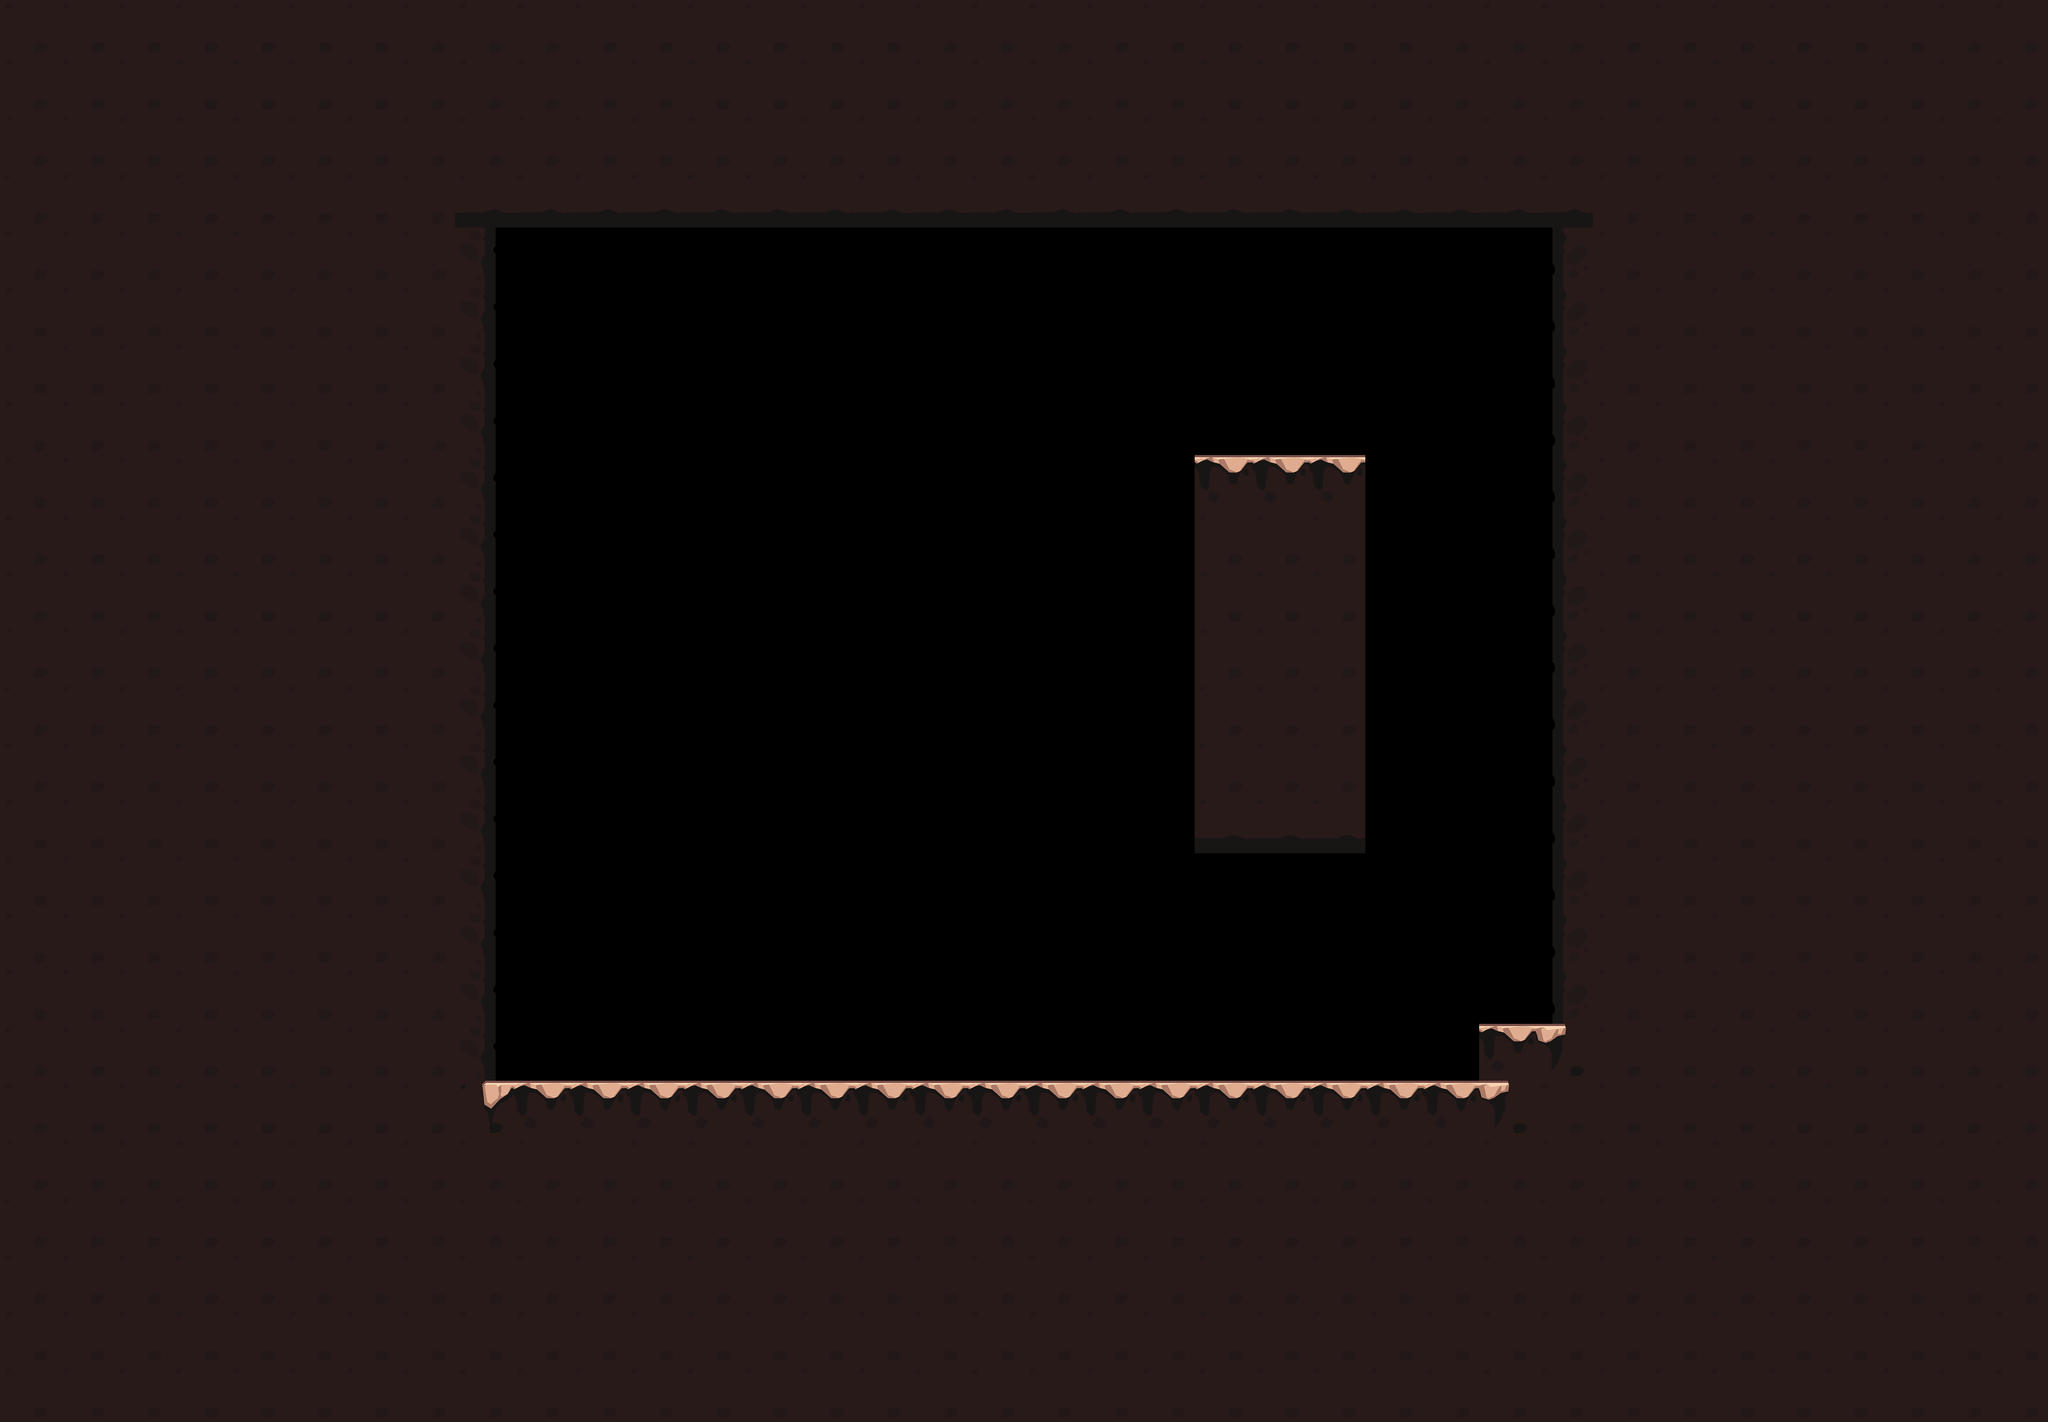

A level layout from a 2D game, rendered from its tile map. Below: a short description, then the map file with its tile-grid data intact:
An orthogonal 36x25 tile map with 128x128 px tiles, 1 tile layer (ground).

<map version="1.10" tiledversion="1.10.2" orientation="orthogonal" renderorder="right-down" width="36" height="25" tilewidth="128" tileheight="128" infinite="0" nextlayerid="5" nextobjectid="1">
 <tileset firstgid="1" name="tile underground" tilewidth="128" tileheight="128" tilecount="18" columns="0">
  <grid orientation="orthogonal" width="1" height="1" />
  <tile id="0">
   <image width="128" height="128" source="../tile/tile underground/tile-underground (1).png" />
  </tile>
  <tile id="1">
   <image width="128" height="128" source="../tile/tile underground/tile-underground (2).png" />
  </tile>
  <tile id="2">
   <image width="128" height="128" source="../tile/tile underground/tile-underground (3).png" />
  </tile>
  <tile id="3">
   <image width="128" height="128" source="../tile/tile underground/tile-underground (4).png" />
  </tile>
  <tile id="4">
   <image width="128" height="128" source="../tile/tile underground/tile-underground (5).png" />
  </tile>
  <tile id="5">
   <image width="128" height="128" source="../tile/tile underground/tile-underground (6).png" />
  </tile>
  <tile id="6">
   <image width="128" height="128" source="../tile/tile underground/tile-underground (7).png" />
  </tile>
  <tile id="7">
   <image width="128" height="128" source="../tile/tile underground/tile-underground (8).png" />
  </tile>
  <tile id="8">
   <image width="128" height="128" source="../tile/tile underground/tile-underground (9).png" />
  </tile>
  <tile id="9">
   <image width="128" height="128" source="../tile/tile underground/tile-underground (10).png" />
  </tile>
  <tile id="10">
   <image width="128" height="128" source="../tile/tile underground/tile-underground (11).png" />
  </tile>
  <tile id="11">
   <image width="128" height="128" source="../tile/tile underground/tile-underground (12).png" />
  </tile>
  <tile id="12">
   <image width="128" height="128" source="../tile/tile underground/tile-underground (13).png" />
  </tile>
  <tile id="13">
   <image width="128" height="128" source="../tile/tile underground/tile-underground (14).png" />
  </tile>
  <tile id="14">
   <image width="128" height="128" source="../tile/tile underground/tile-underground (15).png" />
  </tile>
  <tile id="15">
   <image width="128" height="128" source="../tile/tile underground/tile-underground (16).png" />
  </tile>
  <tile id="16">
   <image width="128" height="128" source="../tile/tile underground/tile-underground (17).png" />
  </tile>
  <tile id="17">
   <image width="128" height="128" source="../tile/tile underground/tile-underground (18).png" />
  </tile>
 </tileset>
 <layer id="4" name="ground" width="36" height="25">
  <data encoding="csv">
5,5,5,5,5,5,5,5,5,5,5,5,5,5,5,5,5,5,5,5,5,5,5,5,5,5,5,5,5,5,5,5,5,5,5,5,
5,5,5,5,5,5,5,5,5,5,5,5,5,5,5,5,5,5,5,5,5,5,5,5,5,5,5,5,5,5,5,5,5,5,5,5,
5,5,5,5,5,5,5,5,5,5,5,5,5,5,5,5,5,5,5,5,5,5,5,5,5,5,5,5,5,5,5,5,5,5,5,5,
5,5,5,5,5,5,5,5,9,9,9,9,9,9,9,9,9,9,9,9,9,9,9,9,9,9,9,9,5,5,5,5,5,5,5,5,
5,5,5,5,5,5,5,5,6,0,0,0,0,0,0,0,0,0,0,0,0,0,0,0,0,0,0,4,5,5,5,5,5,5,5,5,
5,5,5,5,5,5,5,5,6,0,0,0,0,0,0,0,0,0,0,0,0,0,0,0,0,0,0,4,5,5,5,5,5,5,5,5,
5,5,5,5,5,5,5,5,6,0,0,0,0,0,0,0,0,0,0,0,0,0,0,0,0,0,0,4,5,5,5,5,5,5,5,5,
5,5,5,5,5,5,5,5,6,0,0,0,0,0,0,0,0,0,0,0,0,0,0,0,0,0,0,4,5,5,5,5,5,5,5,5,
5,5,5,5,5,5,5,5,6,0,0,0,0,0,0,0,0,0,0,0,0,2,2,2,0,0,0,4,5,5,5,5,5,5,5,5,
5,5,5,5,5,5,5,5,6,0,0,0,0,0,0,0,0,0,0,0,0,5,5,5,0,0,0,4,5,5,5,5,5,5,5,5,
5,5,5,5,5,5,5,5,6,0,0,0,0,0,0,0,0,0,0,0,0,5,5,5,0,0,0,4,5,5,5,5,5,5,5,5,
5,5,5,5,5,5,5,5,6,0,0,0,0,0,0,0,0,0,0,0,0,5,5,5,0,0,0,4,5,5,5,5,5,5,5,5,
5,5,5,5,5,5,5,5,6,0,0,0,0,0,0,0,0,0,0,0,0,5,5,5,0,0,0,4,5,5,5,5,5,5,5,5,
5,5,5,5,5,5,5,5,6,0,0,0,0,0,0,0,0,0,0,0,0,5,5,5,0,0,0,4,5,5,5,5,5,5,5,5,
5,5,5,5,5,5,5,5,6,0,0,0,0,0,0,0,0,0,0,0,0,9,9,9,0,0,0,4,5,5,5,5,5,5,5,5,
5,5,5,5,5,5,5,5,6,0,0,0,0,0,0,0,0,0,0,0,0,0,0,0,0,0,0,4,5,5,5,5,5,5,5,5,
5,5,5,5,5,5,5,5,6,0,0,0,0,0,0,0,0,0,0,0,0,0,0,0,0,0,0,4,5,5,5,5,5,5,5,5,
5,5,5,5,5,5,5,5,6,0,0,0,0,0,0,0,0,0,0,0,0,0,0,0,0,0,0,4,5,5,5,5,5,5,5,5,
5,5,5,5,5,5,5,5,6,0,0,0,0,0,0,0,0,0,0,0,0,0,0,0,0,0,2,13,5,5,5,5,5,5,5,5,
5,5,5,5,5,5,5,5,14,2,2,2,2,2,2,2,2,2,2,2,2,2,2,2,2,2,13,5,5,5,5,5,5,5,5,5,
5,5,5,5,5,5,5,5,5,5,5,5,5,5,5,5,5,5,5,5,5,5,5,5,5,5,5,5,5,5,5,5,5,5,5,5,
5,5,5,5,5,5,5,5,5,5,5,5,5,5,5,5,5,5,5,5,5,5,5,5,5,5,5,5,5,5,5,5,5,5,5,5,
5,5,5,5,5,5,5,5,5,5,5,5,5,5,5,5,5,5,5,5,5,5,5,5,5,5,5,5,5,5,5,5,5,5,5,5,
5,5,5,5,5,5,5,5,5,5,5,5,5,5,5,5,5,5,5,5,5,5,5,5,5,5,5,5,5,5,5,5,5,5,5,5,
5,5,5,5,5,5,5,5,5,5,5,5,5,5,5,5,5,5,5,5,5,5,5,5,5,5,5,5,5,5,5,5,5,5,5,5
</data>
 </layer>
</map>
